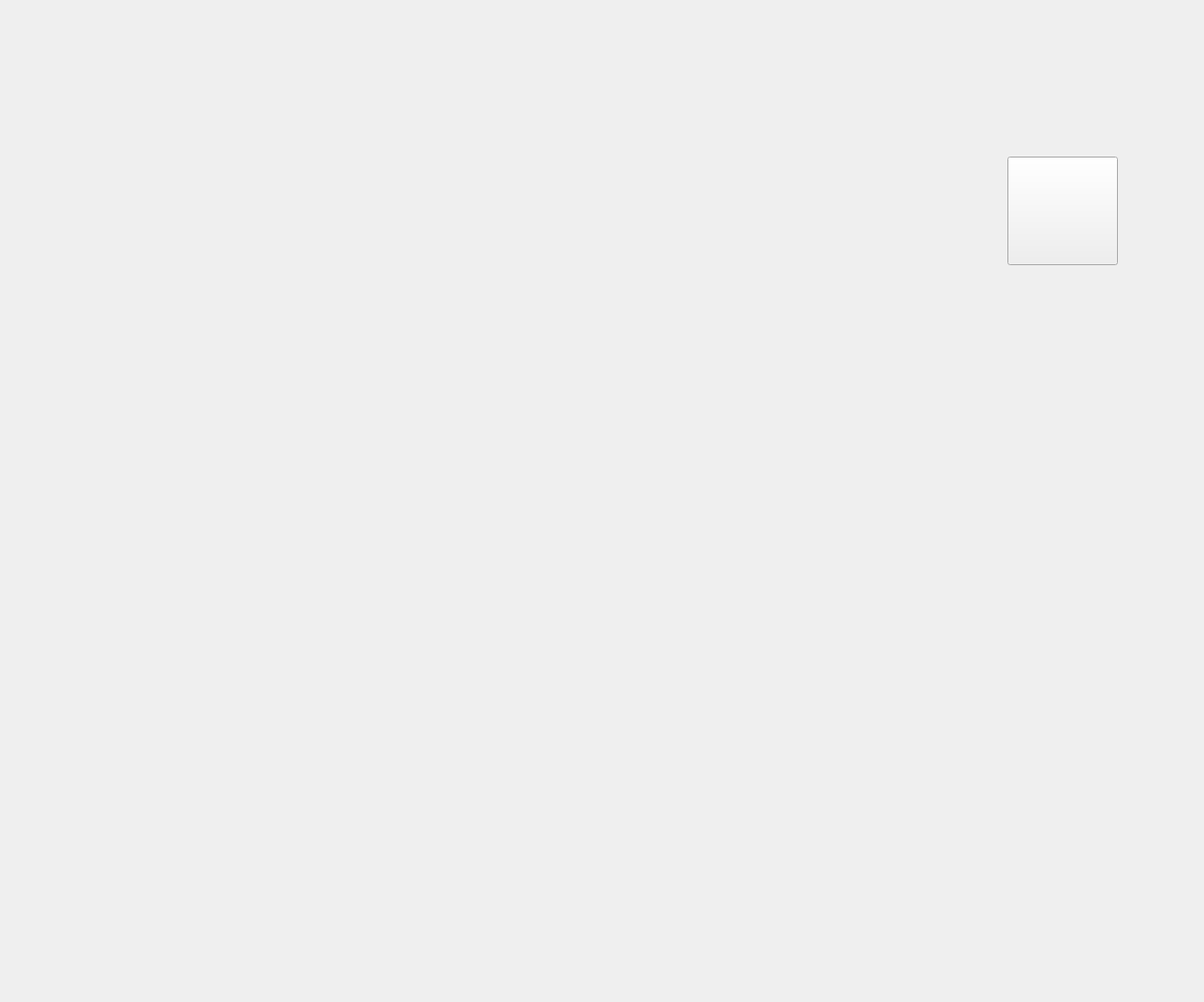
<?xml version="1.0" encoding="UTF-8"?>
<ui version="4.0">
 <class>BoardTestWindow</class>
 <widget class="QMainWindow" name="BoardTestWindow">
  <property name="geometry">
   <rect>
    <x>0</x>
    <y>0</y>
    <width>1231</width>
    <height>1024</height>
   </rect>
  </property>
  <property name="minimumSize">
   <size>
    <width>0</width>
    <height>0</height>
   </size>
  </property>
  <property name="maximumSize">
   <size>
    <width>999999</width>
    <height>999999</height>
   </size>
  </property>
  <property name="windowTitle">
   <string>MainWindow</string>
  </property>
  <property name="styleSheet">
   <string notr="true">QWidget#board {
    background-image: url(:/assets/badukpan4_mirrored.png);
}</string>
  </property>
  <widget class="QWidget" name="centralwidget">
   <widget class="BoardWidget" name="board" native="true">
    <property name="geometry">
     <rect>
      <x>0</x>
      <y>0</y>
      <width>988</width>
      <height>988</height>
     </rect>
    </property>
    <property name="sizePolicy">
     <sizepolicy hsizetype="Fixed" vsizetype="Fixed">
      <horstretch>0</horstretch>
      <verstretch>0</verstretch>
     </sizepolicy>
    </property>
    <property name="minimumSize">
     <size>
      <width>988</width>
      <height>988</height>
     </size>
    </property>
    <property name="maximumSize">
     <size>
      <width>988</width>
      <height>988</height>
     </size>
    </property>
    <property name="styleSheet">
     <string notr="true">QWidget#board {
    background-image: url(:/assets/badukpan4_mirrored.png);
}</string>
    </property>
   </widget>
   <widget class="QPushButton" name="pushButton">
    <property name="geometry">
     <rect>
      <x>1030</x>
      <y>160</y>
      <width>113</width>
      <height>111</height>
     </rect>
    </property>
    <property name="text">
     <string/>
    </property>
   </widget>
  </widget>
 </widget>
 <customwidgets>
  <customwidget>
   <class>BoardWidget</class>
   <extends>QWidget</extends>
   <header>boardwidget.h</header>
   <container>1</container>
  </customwidget>
 </customwidgets>
 <resources/>
 <connections/>
</ui>
